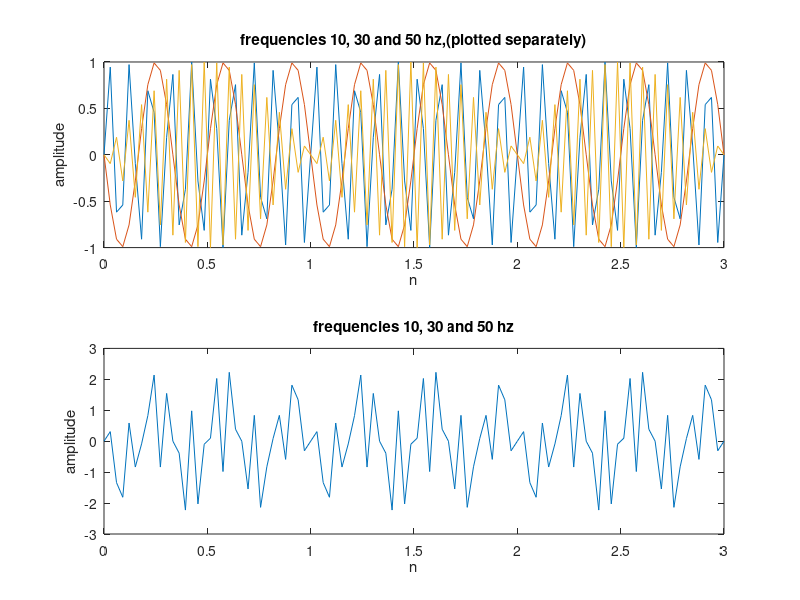

Source code (MATLAB):
%Execute the following: 
% a. Simulate the signal having frequencies 10Hz, 30Hz and 50Hz. 
clear all;
 clc;
 n=linspace(0,3)
 y=sin(2*pi*10*n)
 y1=sin(2*pi*30*n)
 y2=sin(2*pi*50*n)
figure
subplot(211)
plot(n,y)
hold on
plot(n,y1)
hold on
plot(n,y2)
title('frequencies 10, 30 and 50 hz,(plotted separately)')
xlabel('n')
ylabel('amplitude')
subplot(212)
plot(n,y+y1+y2)
title('frequencies 10, 30 and 50 hz')
xlabel('n')
ylabel('amplitude')

